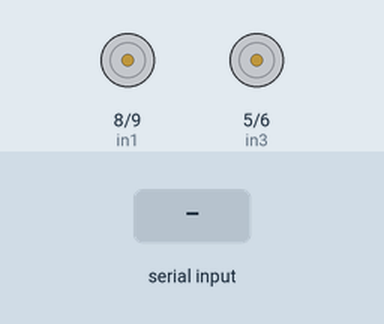
Bench run of a sketch on a simulated Arduino Uno, built with avr-gcc and run on an emulated ATmega328P. Parts: motor-driver pin pairs drawn as motors (green arrow = first pin HIGH = forward, orange = second pin HIGH = backward, longer = more drive, scaled by the enable pin). Inputs (shaded band) come from the test bench. What the sketch prints to the serial monitor is not drawn.

Above: at 1.2 s.
1.3 s: "F" received over Serial
At 2.1 s:
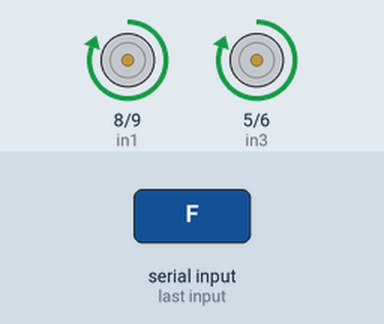
2.8 s: "B" received over Serial
At 3.5 s:
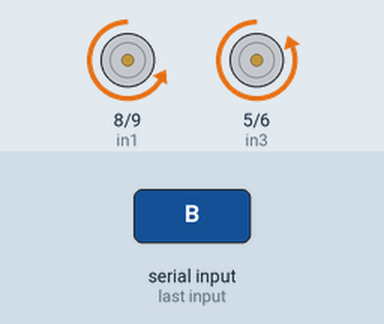
4.3 s: "L" received over Serial
At 4.6 s:
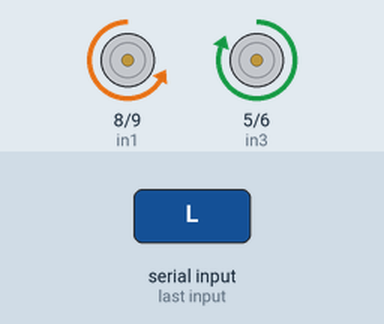
5.8 s: "R" received over Serial
At 6.9 s:
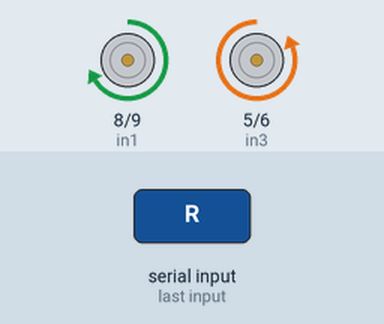
7.3 s: "I" received over Serial
At 8.1 s:
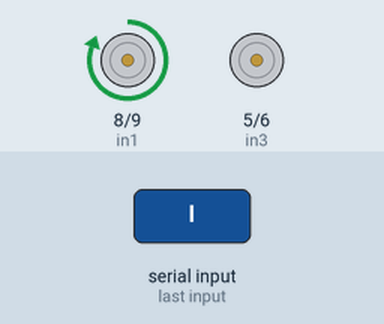
8.8 s: "H" received over Serial
At 9.2 s:
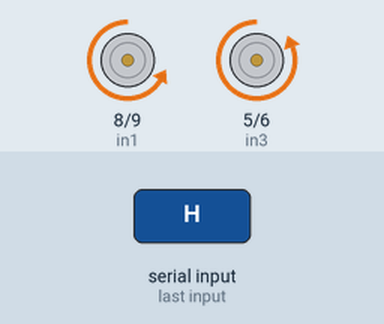
Timing chart, 0 to 11.3 s (numbered marks = the images above; inputs shaded):
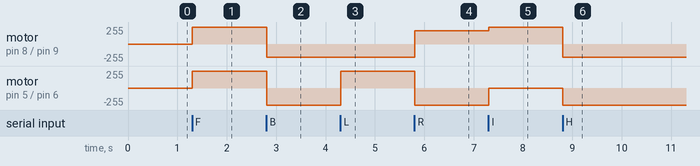

Measured:
- after the input at 1.3 s, motor on pin 8 (in1) / pin 9 (in2), motor on pin 5 (in3) / pin 6 (in4): stopped → forward 255/255 at once
- after the input at 2.8 s, motor on pin 8 (in1) / pin 9 (in2): forward 255/255 → backward 200/255 at once; motor on pin 5 (in3) / pin 6 (in4): forward 255/255 → backward 255/255 at once
- after the input at 4.3 s, motor on pin 5 (in3) / pin 6 (in4): backward 255/255 → forward 255/255 at once
- after the input at 5.8 s, motor on pin 8 (in1) / pin 9 (in2): backward 200/255 → forward 200/255 at once; motor on pin 5 (in3) / pin 6 (in4): forward 255/255 → backward 255/255 at once
- after the input at 7.3 s, motor on pin 8 (in1) / pin 9 (in2): forward 200/255 → forward 255/255 at once; motor on pin 5 (in3) / pin 6 (in4): backward 255/255 → stopped at once
- after the input at 8.8 s, motor on pin 8 (in1) / pin 9 (in2): forward 255/255 → backward 200/255 at once; motor on pin 5 (in3) / pin 6 (in4): stopped → backward 255/255 at once

The sketch:

racecar_bymember.ino
```cpp
              // motor one
int enA = 10;
int in1 = 8;
int in2 = 9;
// motor two
int enB = 7;
int in3 = 5;
int in4 = 6;
//REMINDER DAPAT TAMANG SOCKET NAKA SAK SAK ANG WIRES!!!

char t;

void left()
{
  digitalWrite(in1, LOW);
  digitalWrite(in2, HIGH);
  analogWrite(enA, 200);
  digitalWrite(in3, HIGH);
  digitalWrite(in4, LOW);
  analogWrite(enB, 200);
}

void right()
{
  digitalWrite(in1, HIGH);
  digitalWrite(in2, LOW);
  analogWrite(enA, 200);
  digitalWrite(in3, LOW);
  digitalWrite(in4, HIGH);
  analogWrite(enB, 200);
}

void backward()
{
  digitalWrite(in1, LOW);
  digitalWrite(in2, HIGH);
  analogWrite(enA, 200);
  digitalWrite(in3, LOW);
  digitalWrite(in4, HIGH);
  analogWrite(enB, 200);
}

void forward()
{
  digitalWrite(in1, HIGH);
  digitalWrite(in2, LOW);
  analogWrite(enA, 255);
  digitalWrite(in3, HIGH);
  digitalWrite(in4, LOW);
  analogWrite(enB, 255);
}

void forwardleft(){
  digitalWrite(in1, HIGH);
  digitalWrite(in2, LOW);
  digitalWrite(in3, HIGH);
  digitalWrite(in4, LOW);

  analogWrite(enB, 255);
  analogWrite(enA, 50);
}

void forwardright(){
  digitalWrite(in1, HIGH);
  digitalWrite(in2, LOW);
  digitalWrite(in3, HIGH);
  digitalWrite(in4, LOW);

  analogWrite(enB, 50);
  analogWrite(enA, 255);
}

void backleft(){
  digitalWrite(in1, LOW);
  digitalWrite(in2, HIGH);
  digitalWrite(in3, LOW);
  digitalWrite(in4, HIGH);

  analogWrite(enB, 255);
  analogWrite(enA, 50);
}

void backright(){
  digitalWrite(in1, LOW);
  digitalWrite(in2, HIGH);
  digitalWrite(in3, LOW);
  digitalWrite(in4, HIGH);

  analogWrite(enB, 50);
  analogWrite(enA, 255);
}

void Stop()
{
  //side R
  digitalWrite(in1, LOW);
  digitalWrite(in2, LOW);
  analogWrite(enA, 0);
  digitalWrite(in3, LOW);
  digitalWrite(in4, LOW);
  analogWrite(enB, 0);
}

void setup() {
  // put your setup code here, to run once:
  Serial.begin(9600);

  pinMode(enA, OUTPUT);
  pinMode(enB, OUTPUT);
  pinMode(in1, OUTPUT);
  pinMode(in2, OUTPUT);
  pinMode(in3, OUTPUT);
  pinMode(in4, OUTPUT);
}

void loop() {
  // put your main code here, to run repeatedly:

  if(Serial.available()){
  t = Serial.read();
  Serial.println(t);
  }
   if(t == 'F')
   {
    Serial.println("f");
  // forwardMotorA();
  // forwardMotorB();
  forward();
 }
  if(t == 'B')
  {
    Serial.println("b");
  backward();
 }
  if(t == 'L')
  {
    Serial.println("l");
  left();
 }
  if(t == 'R')
  {
    Serial.println("r");
  right();
 }
 if (t == 'G') {
  Serial.println("g");
  forwardleft();
 }
  if (t == 'I') {
    Serial.println("t");
    forwardright();
 }
  if (t == 'H') {
    Serial.println("h");
    backleft();
 }
  if (t == 'J') {
    Serial.println("j");
    backright();
 }

  if(t == 'S')
  {
  Stop();
 }
}

// void setup(){

// }

// void loop(){

// }
```
